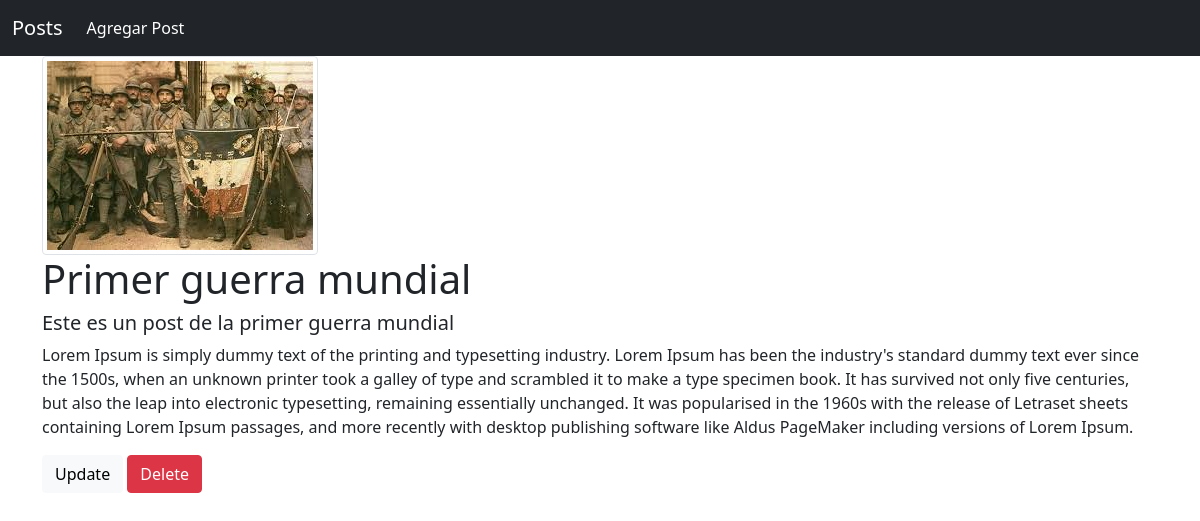
/post/ace26e5d-3671-4826-add7-c01e4c176ddd, run on the app's committed database.
### Posts/models.py (models this page shows, shortened)
class Post(models.Model):
    title = models.CharField(max_length=200)
    subtitulo = models.CharField(max_length=200, blank=True)
    description = RichTextUploadingField(null=True, blank=True)
    imagen_portada = models.ImageField(null=True, blank=True, default="image_default.png")
    id = models.UUIDField(default=uuid.uuid4, unique=True, primary_key=True, editable=False)

### Posts/views.py (the view)
# urls.py: path('post/<str:pk>', views.post, name="post"),
def post(request, pk):
    post = Post.objects.get(id=pk)
    context = {'post':post}
    return render(request, 'Posts/post.html', context)

### Posts/templates/Posts/post.html (shortened to what this page needs)
{% extends 'main.html' %}
{% block content %}
<div class="container">
    <img class="img-thumbnail" src="{{post.imagen_portada.url}}">
    <h1>{{post.title}}</h1>
    <h5>{{post.subtitulo}}</h5>
    <p>{{post.description|safe}}</p>
    <a type="button" class="btn btn-light" href="{% url 'update-post' post.id %}">Update</a>
    <a type="button" class="btn btn-danger" href="{% url 'delete-post' post.id %}?next=/post/{{post.id}}">Delete</a>
</div>
{% endblock content %}

### data on the page
Post: imagen_portada (picture), title "Primer guerra mundial", subtitulo "Este es un post de la primer guerra mundial", description "Lorem Ipsum is simply dummy text of the printing and typesetting industry. Lorem Ipsum has been the industry's standard dummy text ever since the 1500s, when an unknown printer took a galley of type and scrambled it to make a type specimen book. It has survived not only five centuries, but also the leap into electronic typesetting, remaining essentially unchanged. It was popularised in the 1960s with the release of Letraset sheets containing Lorem Ipsum passages, and more recently with desktop publishing software like Aldus PageMaker including versions of Lorem Ipsum."
